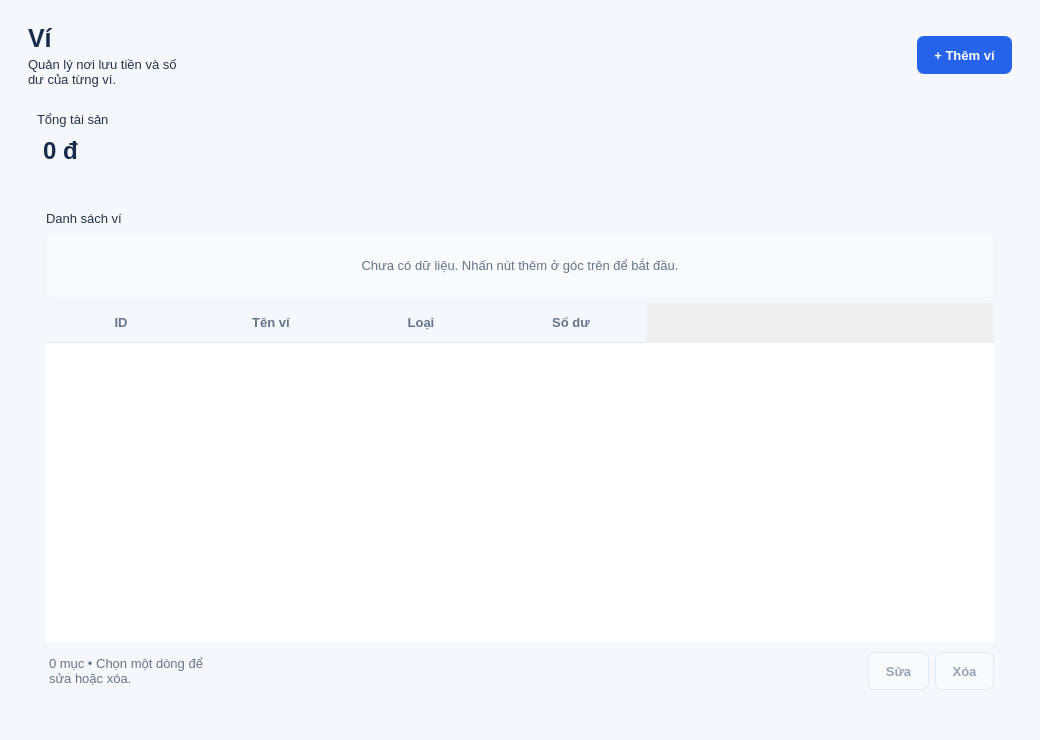
<?xml version="1.0" encoding="utf-8"?>
<ui version="4.0">
 <class>WalletPage</class>
 <widget class="QWidget" name="WalletPage">
  <property name="geometry">
   <rect>
    <x>0</x>
    <y>0</y>
    <width>1040</width>
    <height>740</height>
   </rect>
  </property>
  <property name="styleSheet">
   <string>QWidget { color: #24344b; font-family: "Segoe UI"; font-size: 13px; }
QLabel { background: transparent; border: none; }
QLabel[styleRole="muted"], QLabel#dateLabel, QLabel#summaryCaption { color: #64748b; }
QLabel#pageTitle, QLabel#formTitle { font-size: 25px; font-weight: 700; color: #172b4d; }
QLabel[styleRole="section"] { font-size: 15px; font-weight: 600; color: #24344b; }
QLabel#statusLabel { color: #64748b; padding: 8px 0; }
QLabel#emptyLabel { color: #64748b; padding: 24px; background: #f8fafc; border-radius: 8px; }
QLabel#errorLabel, QLabel#messageLabel { color: #b42318; }
QFrame[styleRole="card"] { background: white; border: 1px solid #e2e8f0; border-radius: 12px; }
QPushButton { background: white; color: #334155; border: 1px solid #cbd5e1; border-radius: 7px; padding: 8px 16px; min-height: 20px; font-weight: 600; }
QPushButton:hover { background: #f1f5fb; border-color: #94a3b8; }
QPushButton:pressed { background: #e2e8f0; }
QPushButton:focus { border: 1px solid #2563eb; }
QPushButton:disabled { background: #f8fafc; color: #94a3b8; border-color: #e2e8f0; }
QPushButton#addButton, QPushButton#loginButton, QPushButton:default { background: #2563eb; color: white; border-color: #2563eb; }
QPushButton#addButton:hover, QPushButton#loginButton:hover, QPushButton:default:hover { background: #1d4ed8; border-color: #1d4ed8; }
QPushButton#deleteButton:enabled { color: #b42318; border-color: #f2c6c2; }
QPushButton#deleteButton:enabled:hover { background: #fff1f0; }
QLineEdit, QComboBox, QDateEdit, QDoubleSpinBox, QTextEdit { background: white; border: 1px solid #cbd5e1; border-radius: 6px; padding: 7px 10px; min-height: 20px; selection-background-color: #dbeafe; selection-color: #172b4d; }
QComboBox, QDateEdit, QDoubleSpinBox { padding-right: 22px; }
QLineEdit:focus, QComboBox:focus, QDateEdit:focus, QDoubleSpinBox:focus, QTextEdit:focus { border-color: #2563eb; }
QLineEdit:disabled, QComboBox:disabled, QDoubleSpinBox:disabled { color: #64748b; background: #f1f5f9; }
QCheckBox { spacing: 8px; }
QTableWidget { background: white; alternate-background-color: #f8fafc; border: none; selection-background-color: #e8f0ff; selection-color: #173b79; outline: 0; }
QTableWidget::item { padding: 6px; border-bottom: 1px solid #edf1f6; }
QTableWidget::item:selected { background: #e8f0ff; color: #173b79; }
QHeaderView::section { background: #f4f7fb; color: #64748b; padding: 10px 7px; border: none; border-bottom: 1px solid #e2e8f0; font-weight: 600; }
QTableCornerButton::section { background: #f4f7fb; border: none; }
QProgressBar { background: #e8eef8; border: none; border-radius: 6px; min-height: 22px; text-align: center; color: #173b79; }
QProgressBar::chunk { background: #93b9ff; border-radius: 6px; }
QToolTip { color: #24344b; background: white; border: 1px solid #cbd5e1; padding: 5px; }
QWidget#WalletPage { background: #f5f7fb; }</string>
  </property>
  <layout class="QVBoxLayout" name="rootLayout">
   <property name="spacing">
    <number>16</number>
   </property>
   <property name="leftMargin">
    <number>28</number>
   </property>
   <property name="topMargin">
    <number>24</number>
   </property>
   <property name="rightMargin">
    <number>28</number>
   </property>
   <property name="bottomMargin">
    <number>28</number>
   </property>
   <item>
    <layout class="QHBoxLayout" name="headerLayout">
     <item>
      <layout class="QVBoxLayout" name="headingLayout">
       <property name="spacing">
        <number>4</number>
       </property>
       <item>
        <widget class="QLabel" name="pageTitle">
         <property name="text">
          <string>Ví</string>
         </property>
        </widget>
       </item>
       <item>
        <widget class="QLabel" name="pageSubtitle">
         <property name="styleRole" stdset="0">
          <string>muted</string>
         </property>
         <property name="wordWrap">
          <bool>true</bool>
         </property>
         <property name="text">
          <string>Quản lý nơi lưu tiền và số dư của từng ví.</string>
         </property>
        </widget>
       </item>
      </layout>
     </item>
     <item>
      <spacer name="headerSpacer">
       <property name="orientation">
        <enum>Qt::Horizontal</enum>
       </property>
       <property name="sizeHint">
        <size>
         <width>40</width>
         <height>20</height>
        </size>
       </property>
      </spacer>
     </item>
     <item>
      <widget class="QPushButton" name="addButton">
       <property name="text">
        <string>+ Thêm ví</string>
       </property>
      </widget>
     </item>
    </layout>
   </item>
   <item>
    <widget class="QFrame" name="summaryCard">
     <property name="styleRole" stdset="0">
      <string>card</string>
     </property>
     <layout class="QVBoxLayout" name="summaryLayout">
      <item>
       <widget class="QLabel" name="summaryCaption">
        <property name="styleRole" stdset="0">
         <string>muted</string>
        </property>
        <property name="text">
         <string>Tổng tài sản</string>
        </property>
       </widget>
      </item>
      <item>
       <widget class="QLabel" name="totalLabel">
        <property name="styleSheet">
         <string>font-size: 24px; font-weight: 700; color: #172b4d; padding-top: 4px;</string>
        </property>
        <property name="text">
         <string>0 đ</string>
        </property>
       </widget>
      </item>
     </layout>
    </widget>
   </item>
   <item>
    <widget class="QFrame" name="listCard">
     <property name="styleRole" stdset="0">
      <string>card</string>
     </property>
     <layout class="QVBoxLayout" name="listLayout" stretch="0,0,1,0">
      <property name="leftMargin">
       <number>18</number>
      </property>
      <property name="topMargin">
       <number>18</number>
      </property>
      <property name="rightMargin">
       <number>18</number>
      </property>
      <property name="bottomMargin">
       <number>18</number>
      </property>
      <item>
       <layout class="QHBoxLayout" name="actionsLayout">
        <item>
         <widget class="QLabel" name="sectionTitle">
          <property name="styleRole" stdset="0">
           <string>section</string>
          </property>
          <property name="text">
           <string>Danh sách ví</string>
          </property>
         </widget>
        </item>
        <item>
         <spacer name="actionSpacer">
          <property name="orientation">
           <enum>Qt::Horizontal</enum>
          </property>
          <property name="sizeHint">
           <size>
            <width>40</width>
            <height>20</height>
           </size>
          </property>
         </spacer>
        </item>
       </layout>
      </item>
      <item>
       <widget class="QLabel" name="emptyLabel">
        <property name="alignment">
         <set>Qt::AlignCenter</set>
        </property>
        <property name="styleRole" stdset="0">
         <string>muted</string>
        </property>
        <property name="wordWrap">
         <bool>true</bool>
        </property>
        <property name="text">
         <string>Chưa có dữ liệu. Nhấn nút thêm ở góc trên để bắt đầu.</string>
        </property>
       </widget>
      </item>
      <item>
       <widget class="QTableWidget" name="table">
        <attribute name="horizontalHeaderStretchLastSection">
         <bool>false</bool>
        </attribute>
        <property name="columnMinimumWidths" stdset="0">
         <string>60,220,130,180</string>
        </property>
        <property name="columnWeights" stdset="0">
         <string>0,3,1,2</string>
        </property>
        <attribute name="horizontalHeaderHighlightSections">
         <bool>false</bool>
        </attribute>
        <attribute name="verticalHeaderMinimumSectionSize">
         <number>40</number>
        </attribute>
        <attribute name="verticalHeaderDefaultSectionSize">
         <number>44</number>
        </attribute>
        <attribute name="horizontalHeaderDefaultSectionSize">
         <number>150</number>
        </attribute>
        <property name="wordWrap">
         <bool>false</bool>
        </property>
        <property name="alternatingRowColors">
         <bool>false</bool>
        </property>
        <property name="showGrid">
         <bool>false</bool>
        </property>
        <property name="editTriggers">
         <set>QAbstractItemView::NoEditTriggers</set>
        </property>
        <property name="selectionBehavior">
         <enum>QAbstractItemView::SelectRows</enum>
        </property>
        <property name="selectionMode">
         <enum>QAbstractItemView::SingleSelection</enum>
        </property>
        <property name="columnCount">
         <number>4</number>
        </property>
        <attribute name="verticalHeaderVisible">
         <bool>false</bool>
        </attribute>
        <column>
         <property name="text">
          <string>ID</string>
         </property>
        </column>
        <column>
         <property name="text">
          <string>Tên ví</string>
         </property>
        </column>
        <column>
         <property name="text">
          <string>Loại</string>
         </property>
        </column>
        <column>
         <property name="text">
          <string>Số dư</string>
         </property>
        </column>
       </widget>
      </item>
      <item>
       <layout class="QHBoxLayout" name="tableFooter">
        <item>
         <widget class="QLabel" name="statusLabel">
          <property name="styleRole" stdset="0">
           <string>muted</string>
          </property>
          <property name="wordWrap">
           <bool>true</bool>
          </property>
          <property name="text">
           <string>0 mục • Chọn một dòng để sửa hoặc xóa.</string>
          </property>
         </widget>
        </item>
        <item>
         <spacer name="footerSpacer">
          <property name="sizeHint">
           <size>
            <width>20</width>
            <height>20</height>
           </size>
          </property>
          <property name="orientation">
           <enum>Qt::Horizontal</enum>
          </property>
         </spacer>
        </item>
        <item>
         <widget class="QPushButton" name="editButton">
          <property name="toolTip">
           <string>Chọn một dòng trong bảng để thực hiện thao tác.</string>
          </property>
          <property name="enabled">
           <bool>false</bool>
          </property>
          <property name="text">
           <string>Sửa</string>
          </property>
         </widget>
        </item>
        <item>
         <widget class="QPushButton" name="deleteButton">
          <property name="toolTip">
           <string>Chọn một dòng trong bảng để thực hiện thao tác.</string>
          </property>
          <property name="enabled">
           <bool>false</bool>
          </property>
          <property name="text">
           <string>Xóa</string>
          </property>
         </widget>
        </item>
       </layout>
      </item>
     </layout>
    </widget>
   </item>
  </layout>
 </widget>
 <resources />
 <connections />
</ui>
